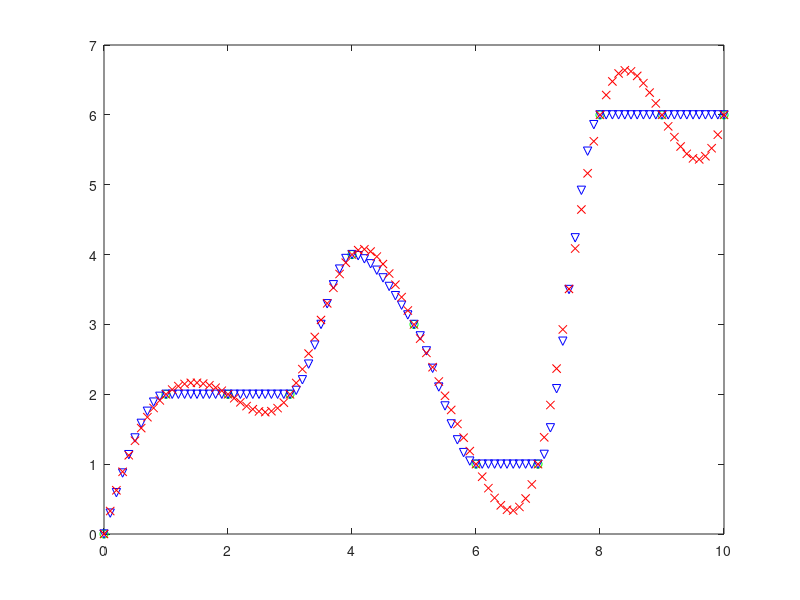

MATLAB code to generate this figure:
% POINT_TO_POINT Comparison of spline and pchip interpolation techniques

% Figure
figure
hold on
box

% Points
x = [0 1 2 3 4 5 6 7 8 9 10];
y = [0 2 2 2 4 3 1 1 6 6 6];
plot(x,y,'og')

% Plot Pchip curve
xx = 0:0.1:10;
yy = pchip(x,y,xx);
plot(xx,yy,'vb')

yy = spline(x,y,xx);
plot(xx,yy,'xr')